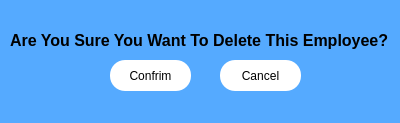
<?xml version="1.0" encoding="UTF-8"?>
<ui version="4.0">
 <class>Delete</class>
 <widget class="QDialog" name="Delete">
  <property name="geometry">
   <rect>
    <x>0</x>
    <y>0</y>
    <width>400</width>
    <height>123</height>
   </rect>
  </property>
  <property name="windowTitle">
   <string>Dialog</string>
  </property>
  <property name="styleSheet">
   <string notr="true">#Delete
{
	background:rgb(85, 170, 255);
}</string>
  </property>
  <widget class="QPushButton" name="confrimButton">
   <property name="geometry">
    <rect>
     <x>110</x>
     <y>60</y>
     <width>81</width>
     <height>31</height>
    </rect>
   </property>
   <property name="styleSheet">
    <string notr="true">#confrimButton
{
	border-radius:15px;
	background:white;
}

#confrimButton:hover
{
	border:2px solid black;
}</string>
   </property>
   <property name="text">
    <string>Confrim</string>
   </property>
  </widget>
  <widget class="QPushButton" name="cancelButton">
   <property name="geometry">
    <rect>
     <x>220</x>
     <y>60</y>
     <width>81</width>
     <height>31</height>
    </rect>
   </property>
   <property name="styleSheet">
    <string notr="true">#cancelButton
{
	border-radius:15px;
	background:white;
}

#cancelButton:hover
{
	border:2px solid black;
}</string>
   </property>
   <property name="text">
    <string>Cancel</string>
   </property>
  </widget>
  <widget class="QLabel" name="label">
   <property name="geometry">
    <rect>
     <x>10</x>
     <y>20</y>
     <width>391</width>
     <height>41</height>
    </rect>
   </property>
   <property name="font">
    <font>
     <family>Arial</family>
     <pointsize>12</pointsize>
     <weight>75</weight>
     <bold>true</bold>
    </font>
   </property>
   <property name="text">
    <string>Are You Sure You Want To Delete This Employee?</string>
   </property>
  </widget>
 </widget>
 <resources/>
 <connections/>
</ui>
